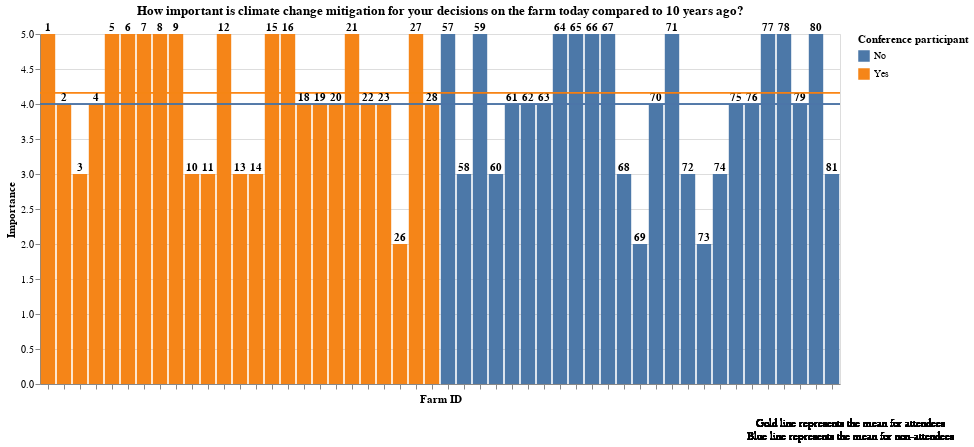

Notebook code cell kept with this figure:
### Code cell
#pip install altair=5
import altair as alt


part_df = pd.read_csv ('resources/Atts_agroconcept_int.csv',index_col=False,header=0)
nonpart_df = pd.read_csv ('resources/Atts_nonpart_int.csv',index_col=False,header=0)
#add a field to represents participant/nonparticipant to both dataframes for Altairs legend
part_df['Conference participant']='Yes'
nonpart_df['Conference participant']='No'
part_df['mean'] = part_df['CC_import_change'].mean()
nonpart_df['mean'] = nonpart_df['CC_import_change_nonpart'].mean()

#the fields they share are = 'ego_id', 'CC_import_change' ('CC_import_change_nonpart'), 'furt_reduc' ('furt_reduc_nonpart'), 'CC_import' ('CC_import_nonpart')


chart1 = alt.Chart(part_df,title="How important is climate change mitigation for your decisions on the farm today compared to 10 years ago?").encode(
        y=alt.Y('CC_import_change',title="Importance"),
        x=alt.X('ego_id:N',title='Farm ID',axis=alt.Axis(labels=False)),
        text='ego_id'
        
)


bars = chart1.mark_bar().encode(color='Conference participant')
text = chart1.mark_text(align='center',fontWeight='bold',dy=-6)
rule = alt.Chart(part_df).mark_rule(strokeWidth=.2).encode(y='mean:Q',color='Conference participant'
)
chart2 = alt.Chart(nonpart_df,title="How important is climate change mitigation for your decisions on the farm today compared to 10 years ago?").encode(
        y=alt.Y('CC_import_change_nonpart',title="Importance"),
        x=alt.X('ego_id_nonpart:N',title='Farm ID',axis=alt.Axis(labels=False)),
      
        text='ego_id_nonpart'
        )

bars2=chart2.mark_bar().encode(color='Conference participant')
text2 = chart2.mark_text(align='center',dy=-6,fontWeight='bold')
rule2 = alt.Chart(nonpart_df).mark_rule(color='purple',strokeWidth=.2).encode(y='mean:Q',color='Conference participant')
text5 = (
    alt.Chart(part_df)
    .mark_text(text=['Gold line represents the mean for attendees', 'Blue line represents the mean for non-attendees'],fontWeight='normal', x='width', y='height', dx = 10, dy=40)
  
)


(bars + bars2 + text5 +text2+rule + rule2+text).properties(
    width=800,
    height=350,
    
)

### Figure 1 — Vega-Lite specification as saved in the notebook (floating-point values rounded to 4 significant figures)
{"config": {"view": {"continuousWidth": 400, "continuousHeight": 300}}, "layer": [{"data": {"name": "data-5f787de30b2378303c09a49011a2af3a"}, "mark": "bar", "encoding": {"color": {"type": "nominal", "field": "Conference participant"}, "text": {"type": "quantitative", "field": "ego_id"}, "x": {"type": "nominal", "axis": {"labels": false}, "field": "ego_id", "title": "Farm ID"}, "y": {"type": "quantitative", "field": "CC_import_change", "title": "Importance"}}, "title": "How important is climate change mitigation for your decisions on the farm today compared to 10 years ago?"}, {"data": {"name": "data-1cc4de93d788a58f677c223cecae80ef"}, "mark": "bar", "encoding": {"color": {"type": "nominal", "field": "Conference participant"}, "text": {"type": "quantitative", "field": "ego_id_nonpart"}, "x": {"type": "nominal", "axis": {"labels": false}, "field": "ego_id_nonpart", "title": "Farm ID"}, "y": {"type": "quantitative", "field": "CC_import_change_nonpart", "title": "Importance"}}, "title": "How important is climate change mitigation for your decisions on the farm today compared to 10 years ago?"}, {"data": {"name": "data-5f787de30b2378303c09a49011a2af3a"}, "mark": {"type": "text", "dx": 10, "dy": 40, "fontWeight": "normal", "text": ["Gold line represents the mean for attendees", "Blue line represents the mean for non-attendees"], "x": "width", "y": "height"}}, {"data": {"name": "data-1cc4de93d788a58f677c223cecae80ef"}, "mark": {"type": "text", "align": "center", "dy": -6, "fontWeight": "bold"}, "encoding": {"text": {"type": "quantitative", "field": "ego_id_nonpart"}, "x": {"type": "nominal", "axis": {"labels": false}, "field": "ego_id_nonpart", "title": "Farm ID"}, "y": {"type": "quantitative", "field": "CC_import_change_nonpart", "title": "Importance"}}, "title": "How important is climate change mitigation for your decisions on the farm today compared to 10 years ago?"}, {"data": {"name": "data-5f787de30b2378303c09a49011a2af3a"}, "mark": {"type": "rule", "strokeWidth": 0.2}, "encoding": {"color": {"type": "nominal", "field": "Conference participant"}, "y": {"type": "quantitative", "field": "mean"}}}, {"data": {"name": "data-1cc4de93d788a58f677c223cecae80ef"}, "mark": {"type": "rule", "color": "purple", "strokeWidth": 0.2}, "encoding": {"color": {"type": "nominal", "field": "Conference participant"}, "y": {"type": "quantitative", "field": "mean"}}}, {"data": {"name": "data-5f787de30b2378303c09a49011a2af3a"}, "mark": {"type": "text", "align": "center", "dy": -6, "fontWeight": "bold"}, "encoding": {"text": {"type": "quantitative", "field": "ego_id"}, "x": {"type": "nominal", "axis": {"labels": false}, "field": "ego_id", "title": "Farm ID"}, "y": {"type": "quantitative", "field": "CC_import_change", "title": "Importance"}}, "title": "How important is climate change mitigation for your decisions on the farm today compared to 10 years ago?"}], "height": 350, "width": 800, "$schema": "https://vega.github.io/schema/vega-lite/v4.8.1.json", "datasets": {"data-5f787de30b2378303c09a49011a2af3a": [{"ego_id": 1, "part_year": 2011, "satisf": 4, "consider": 4, "reduc_success_proj": 4, "part_again": 1, "furt_reduc": 1, "reduc_success_farm": 3, "CC_import": 4, "CC_import_change": 5, "Conference participant": "Yes", "mean": 4.16}, {"ego_id": 2, "part_year": 2016, "satisf": 5, "consider": 5, "reduc_success_proj": 3, "part_again": 1, "furt_reduc": 1, "reduc_success_farm": 3, "CC_import": 5, "CC_import_change": 4, "Conference participant": "Yes", "mean": 4.16}, {"ego_id": 3, "part_year": 2016, "satisf": 3, "consider": 4, "reduc_success_proj": 4, "part_again": 1, "furt_reduc": 1, "reduc_success_farm": 4, "CC_import": 4, "CC_import_change": 3, "Conference participant": "Yes", "mean": 4.16}, {"ego_id": 4, "part_year": 2017, "satisf": 3, "consider": 3, "reduc_success_proj": 3, "part_again": 1, "furt_reduc": 2, "reduc_success_farm": 4, "CC_import": 2, "CC_import_change": 4, "Conference participant": "Yes", "mean": 4.16}, {"ego_id": 5, "part_year": 2011, "satisf": 3, "consider": 2, "reduc_success_proj": 2, "part_again": 1, "furt_reduc": 1, "reduc_success_farm": 5, "CC_import": 4, "CC_import_change": 5, "Conference participant": "Yes", "mean": 4.16}, {"ego_id": 6, "part_year": 2016, "satisf": 3, "consider": 3, "reduc_success_proj": 1, "part_again": 0, "furt_reduc": 1, "reduc_success_farm": 3, "CC_import": 4, "CC_import_change": 5, "Conference participant": "Yes", "mean": 4.16}, {"ego_id": 7, "part_year": 2017, "satisf": 4, "consider": 3, "reduc_success_proj": 3, "part_again": 1, "furt_reduc": 1, "reduc_success_farm": 4, "CC_import": 5, "CC_import_change": 5, "Conference participant": "Yes", "mean": 4.16}, {"ego_id": 8, "part_year": 2013, "satisf": 4, "consider": 4, "reduc_success_proj": 2, "part_again": 1, "furt_reduc": 1, "reduc_success_farm": 2, "CC_import": 2, "CC_import_change": 5, "Conference participant": "Yes", "mean": 4.16}, {"ego_id": 9, "part_year": 2011, "satisf": 3, "consider": 4, "reduc_success_proj": 2, "part_again": 1, "furt_reduc": 1, "reduc_success_farm": 3, "CC_import": 5, "CC_import_change": 5, "Conference participant": "Yes", "mean": 4.16}, {"ego_id": 10, "part_year": 2011, "satisf": 3, "consider": 5, "reduc_success_proj": 2, "part_again": 2, "furt_reduc": 0, "reduc_success_farm": 3, "CC_import": 4, "CC_import_change": 3, "Conference participant": "Yes", "mean": 4.16}, {"ego_id": 11, "part_year": 2016, "satisf": 4, "consider": 2, "reduc_success_proj": 4, "part_again": 1, "furt_reduc": 1, "reduc_success_farm": 5, "CC_import": 1, "CC_import_change": 3, "Conference participant": "Yes", "mean": 4.16}, {"ego_id": 12, "part_year": 2011, "satisf": 3, "consider": 4, "reduc_success_proj": 2, "part_again": 1, "furt_reduc": 0, "reduc_success_farm": 4, "CC_import": 5, "CC_import_change": 5, "Conference participant": "Yes", "mean": 4.16}, {"ego_id": 13, "part_year": 2011, "satisf": 3, "consider": 5, "reduc_success_proj": 2, "part_again": 2, "furt_reduc": 0, "reduc_success_farm": 3, "CC_import": 4, "CC_import_change": 3, "Conference participant": "Yes", "mean": 4.16}, {"ego_id": 14, "part_year": 2011, "satisf": 5, "consider": 4, "reduc_success_proj": 4, "part_again": 1, "furt_reduc": 1, "reduc_success_farm": 5, "CC_import": 5, "CC_import_change": 3, "Conference participant": "Yes", "mean": 4.16}, {"ego_id": 15, "part_year": 2017, "satisf": 4, "consider": 4, "reduc_success_proj": 1, "part_again": 1, "furt_reduc": 1, "reduc_success_farm": 3, "CC_import": 3, "CC_import_change": 5, "Conference participant": "Yes", "mean": 4.16}, {"ego_id": 16, "part_year": 2008, "satisf": 4, "consider": 4, "reduc_success_proj": 3, "part_again": 1, "furt_reduc": 1, "reduc_success_farm": 3, "CC_import": 4, "CC_import_change": 5, "Conference participant": "Yes", "mean": 4.16}, {"ego_id": 18, "part_year": 2011, "satisf": 3, "consider": 3, "reduc_success_proj": 5, "part_again": 1, "furt_reduc": 1, "reduc_success_farm": 5, "CC_import": 5, "CC_import_change": 4, "Conference participant": "Yes", "mean": 4.16}, {"ego_id": 19, "part_year": 2016, "satisf": 3, "consider": 5, "reduc_success_proj": 4, "part_again": 1, "furt_reduc": 1, "reduc_success_farm": 3, "CC_import": 3, "CC_import_change": 4, "Conference participant": "Yes", "mean": 4.16}, {"ego_id": 20, "part_year": 2016, "satisf": 3, "consider": 4, "reduc_success_proj": 2, "part_again": 2, "furt_reduc": 2, "reduc_success_farm": 3, "CC_import": 3, "CC_import_change": 4, "Conference participant": "Yes", "mean": 4.16}, {"ego_id": 21, "part_year": 2016, "satisf": 4, "consider": 2, "reduc_success_proj": 3, "part_again": 1, "furt_reduc": 1, "reduc_success_farm": 3, "CC_import": 4, "CC_import_change": 5, "Conference participant": "Yes", "mean": 4.16}, {"ego_id": 22, "part_year": 2016, "satisf": 2, "consider": 2, "reduc_success_proj": 2, "part_again": 1, "furt_reduc": 0, "reduc_success_farm": 2, "CC_import": 5, "CC_import_change": 4, "Conference participant": "Yes", "mean": 4.16}, {"ego_id": 23, "part_year": 2016, "satisf": 4, "consider": 4, "reduc_success_proj": 2, "part_again": 1, "furt_reduc": 1, "reduc_success_farm": 1, "CC_import": 2, "CC_import_change": 4, "Conference participant": "Yes", "mean": 4.16}, {"ego_id": 26, "part_year": 2013, "satisf": 4, "consider": 4, "reduc_success_proj": 3, "part_again": 1, "furt_reduc": 1, "reduc_success_farm": 5, "CC_import": 4, "CC_import_change": 2, "Conference participant": "Yes", "mean": 4.16}, {"ego_id": 27, "part_year": 2011, "satisf": 4, "consider": 5, "reduc_success_proj": 2, "part_again": 1, "furt_reduc": 1, "reduc_success_farm": 4, "CC_import": 5, "CC_import_change": 5, "Conference participant": "Yes", "mean": 4.16}, {"ego_id": 28, "part_year": 2011, "satisf": 5, "consider": 4, "reduc_success_proj": 4, "part_again": 1, "furt_reduc": 1, "reduc_success_farm": 5, "CC_import": 4, "CC_import_change": 4, "Conference participant": "Yes", "mean": 4.16}], "data-1cc4de93d788a58f677c223cecae80ef": [{"ego_id_nonpart": 57, "farm_type": "Milchviehhaltung", "furt_reduc_nonpart": 1, "CC_import_nonpart": 4, "CC_import_change_nonpart": 5, "know_agroconcept": 1, "consider_part": 0, "Conference participant": "No", "mean": 4.0}, {"ego_id_nonpart": 58, "farm_type": "Ackerland", "furt_reduc_nonpart": 0, "CC_import_nonpart": 5, "CC_import_change_nonpart": 3, "know_agroconcept": 1, "consider_part": 1, "Conference participant": "No", "mean": 4.0}, {"ego_id_nonpart": 59, "farm_type": "Ackerland", "furt_reduc_nonpart": 1, "CC_import_nonpart": 3, "CC_import_change_nonpart": 5, "know_agroconcept": 1, "consider_part": 0, "Conference participant": "No", "mean": 4.0}, {"ego_id_nonpart": 60, "farm_type": "Ackerland", "furt_reduc_nonpart": 1, "CC_import_nonpart": 5, "CC_import_change_nonpart": 3, "know_agroconcept": 1, "consider_part": 1, "Conference participant": "No", "mean": 4.0}, {"ego_id_nonpart": 61, "farm_type": "Ackerland", "furt_reduc_nonpart": 0, "CC_import_nonpart": 3, "CC_import_change_nonpart": 4, "know_agroconcept": 1, "consider_part": 0, "Conference participant": "No", "mean": 4.0}, {"ego_id_nonpart": 62, "farm_type": null, "furt_reduc_nonpart": 0, "CC_import_nonpart": 5, "CC_import_change_nonpart": 4, "know_agroconcept": 1, "consider_part": 0, "Conference participant": "No", "mean": 4.0}, {"ego_id_nonpart": 63, "farm_type": null, "furt_reduc_nonpart": 2, "CC_import_nonpart": 4, "CC_import_change_nonpart": 4, "know_agroconcept": 1, "consider_part": 0, "Conference participant": "No", "mean": 4.0}, {"ego_id_nonpart": 64, "farm_type": "Ackerland", "furt_reduc_nonpart": 1, "CC_import_nonpart": 4, "CC_import_change_nonpart": 5, "know_agroconcept": 1, "consider_part": 0, "Conference participant": "No", "mean": 4.0}, {"ego_id_nonpart": 65, "farm_type": "Milchviehhaltung", "furt_reduc_nonpart": 1, "CC_import_nonpart": 3, "CC_import_change_nonpart": 5, "know_agroconcept": 1, "consider_part": 1, "Conference participant": "No", "mean": 4.0}, {"ego_id_nonpart": 66, "farm_type": "Anderer Betriebsschwerpunkt", "furt_reduc_nonpart": 1, "CC_import_nonpart": 4, "CC_import_change_nonpart": 5, "know_agroconcept": 1, "consider_part": 0, "Conference participant": "No", "mean": 4.0}, {"ego_id_nonpart": 67, "farm_type": "Gemüsebau", "furt_reduc_nonpart": 1, "CC_import_nonpart": 4, "CC_import_change_nonpart": 5, "know_agroconcept": 1, "consider_part": 0, "Conference participant": "No", "mean": 4.0}, {"ego_id_nonpart": 68, "farm_type": "Gemüsebau", "furt_reduc_nonpart": 1, "CC_import_nonpart": 2, "CC_import_change_nonpart": 3, "know_agroconcept": 1, "consider_part": 0, "Conference participant": "No", "mean": 4.0}, {"ego_id_nonpart": 69, "farm_type": "Ackerland", "furt_reduc_nonpart": 1, "CC_import_nonpart": 3, "CC_import_change_nonpart": 2, "know_agroconcept": 1, "consider_part": 0, "Conference participant": "No", "mean": 4.0}, {"ego_id_nonpart": 70, "farm_type": "Ackerland", "furt_reduc_nonpart": 1, "CC_import_nonpart": 4, "CC_import_change_nonpart": 4, "know_agroconcept": 1, "consider_part": 0, "Conference participant": "No", "mean": 4.0}, {"ego_id_nonpart": 71, "farm_type": "Mutterkuhhaltung", "furt_reduc_nonpart": 0, "CC_import_nonpart": 2, "CC_import_change_nonpart": 5, "know_agroconcept": 1, "consider_part": 1, "Conference participant": "No", "mean": 4.0}, {"ego_id_nonpart": 72, "farm_type": "Mutterkuhhaltung", "furt_reduc_nonpart": 0, "CC_import_nonpart": 4, "CC_import_change_nonpart": 3, "know_agroconcept": 1, "consider_part": 1, "Conference participant": "No", "mean": 4.0}, {"ego_id_nonpart": 73, "farm_type": "Ackerland", "furt_reduc_nonpart": 0, "CC_import_nonpart": 2, "CC_import_change_nonpart": 2, "know_agroconcept": 1, "consider_part": 1, "Conference participant": "No", "mean": 4.0}, {"ego_id_nonpart": 74, "farm_type": "Anderer Betriebsschwerpunkt", "furt_reduc_nonpart": 0, "CC_import_nonpart": 2, "CC_import_change_nonpart": 3, "know_agroconcept": 0, "consider_part": 0, "Conference participant": "No", "mean": 4.0}, {"ego_id_nonpart": 75, "farm_type": "Gemüsebau", "furt_reduc_nonpart": 0, "CC_import_nonpart": 1, "CC_import_change_nonpart": 4, "know_agroconcept": 0, "consider_part": 0, "Conference participant": "No", "mean": 4.0}, {"ego_id_nonpart": 76, "farm_type": "Ackerland", "furt_reduc_nonpart": 0, "CC_import_nonpart": 3, "CC_import_change_nonpart": 4, "know_agroconcept": 1, "consider_part": 1, "Conference participant": "No", "mean": 4.0}, {"ego_id_nonpart": 77, "farm_type": "Ackerland", "furt_reduc_nonpart": 1, "CC_import_nonpart": 4, "CC_import_change_nonpart": 5, "know_agroconcept": 1, "consider_part": 1, "Conference participant": "No", "mean": 4.0}, {"ego_id_nonpart": 78, "farm_type": "Anderer Betriebsschwerpunkt", "furt_reduc_nonpart": 0, "CC_import_nonpart": 5, "CC_import_change_nonpart": 5, "know_agroconcept": 0, "consider_part": 0, "Conference participant": "No", "mean": 4.0}, {"ego_id_nonpart": 79, "farm_type": "Gemüsebau", "furt_reduc_nonpart": 2, "CC_import_nonpart": 4, "CC_import_change_nonpart": 4, "know_agroconcept": 1, "consider_part": 0, "Conference participant": "No", "mean": 4.0}, {"ego_id_nonpart": 80, "farm_type": "Ackerland", "furt_reduc_nonpart": 1, "CC_import_nonpart": 3, "CC_import_change_nonpart": 5, "know_agroconcept": 1, "consider_part": 0, "Conference participant": "No", "mean": 4.0}, {"ego_id_nonpart": 81, "farm_type": "Anderer Betriebsschwerpunkt", "furt_reduc_nonpart": 0, "CC_import_nonpart": 1, "CC_import_change_nonpart": 3, "know_agroconcept": 1, "consider_part": 0, "Conference participant": "No", "mean": 4.0}]}}
